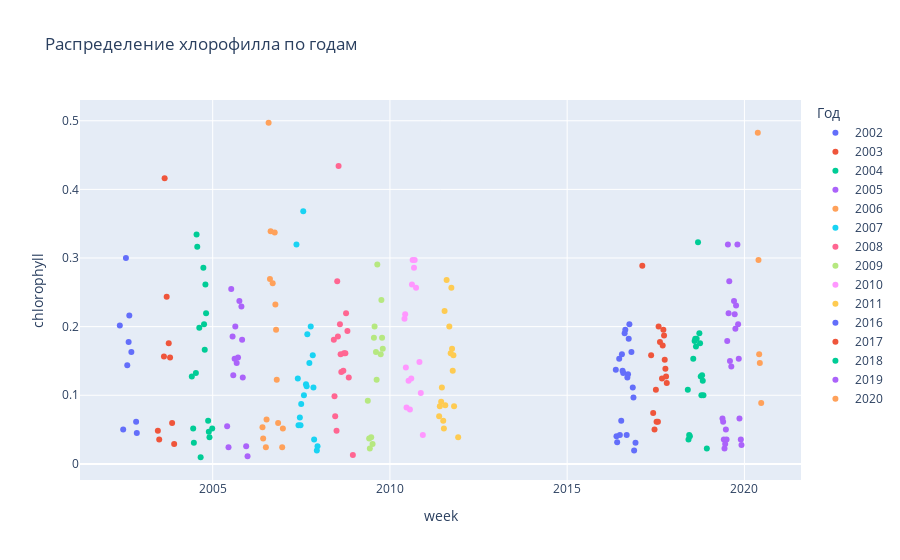

The notebook cell this image was saved under:
### Code cell
import plotly.express as px

fig = px.scatter(df_weekly, x='week', y='chlorophyll', color=df_weekly['week'].dt.year.astype(str),
                 title='Распределение хлорофилла по годам', labels={'color': 'Год'})

fig.show()
